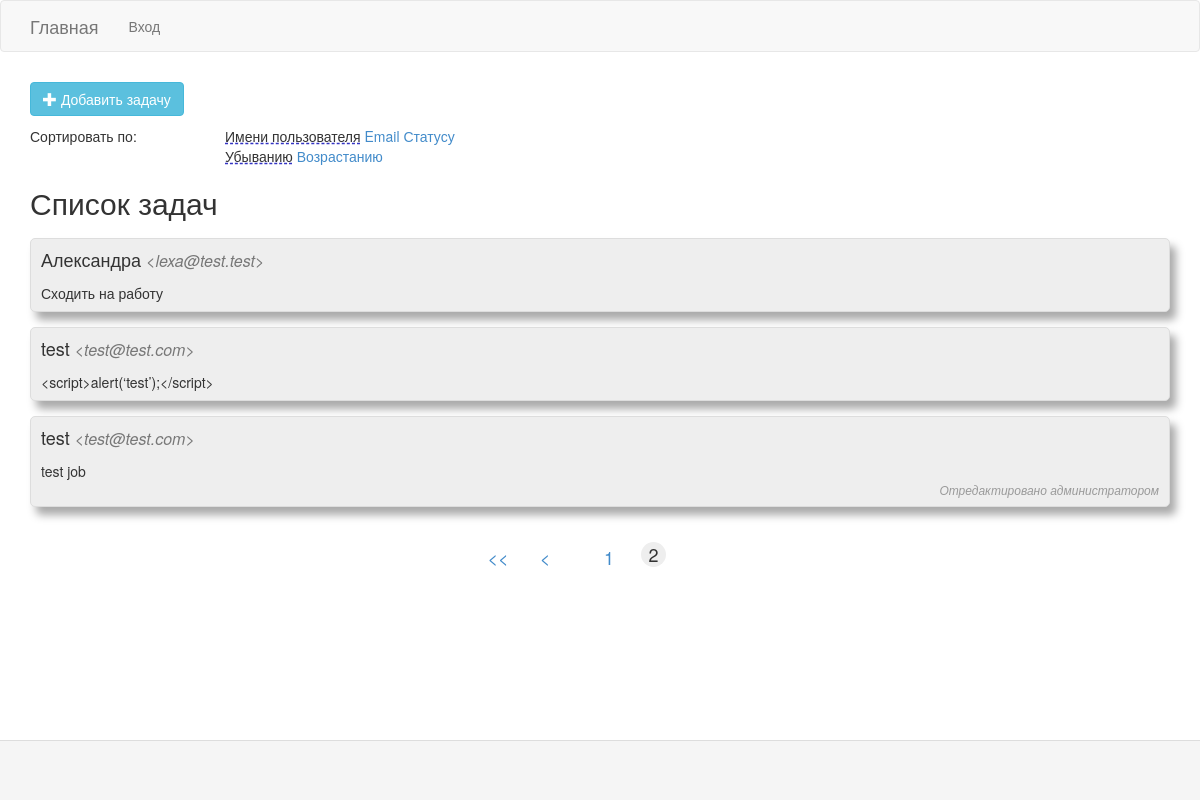
The app's page /index?page=2 with its own data.
### tables this page shows
CREATE TABLE `tasks` (
  `id` int(11) NOT NULL,
  `user_name` varchar(255) DEFAULT NULL,
  `email` varchar(255) DEFAULT NULL,
  `text` text DEFAULT NULL,
  `is_performed` tinyint(1) DEFAULT NULL,
  `is_edited_admin` tinyint(4) NOT NULL
);

### app/core/view.php (called while the page is built, shortened)
<?php
class View
{
	function generate($contentView, $templateView, $data = null)
	{
		include "{$_SERVER['DOCUMENT_ROOT']}/app/views/layouts/$templateView.php";
	}
}

### app/controllers/mainController.php (called while the page is built, shortened)
<?php
include 'app/models/Task.php';
class mainController extends Controller
{
    public function indexAction(){
        $pagination = new Pagination(['numTaskOnPage' => 3]);
        $tasks = Task::getAll($pagination);
        $this->view->generate('main', 'mainLayout', ['tasks' => $tasks, 'pagination' => $pagination]);
    }
}

### app/bootstrap.php (called while the page is built, shortened)
<?php
Route::start();

### index.php (called while the page is built, shortened)
<?php
require_once "{$_SERVER['DOCUMENT_ROOT']}/app/bootstrap.php";

### app/models/Task.php (called while the page is built, shortened)
<?php
class Task extends Model
{
    public static function getAll($pagination = null)
    {
        $sortField = isset($_SESSION['sortField']) ? $_SESSION['sortField'] : 'user_name';
        $sortType = isset($_SESSION['sortType']) ? $_SESSION['sortType'] : 'desc';
        $limitSql = '';
        $db = Db::getConnection();
        if(isset($pagination)){
            $numTaskOnPage = $pagination->getProperty('numTaskOnPage');
            $page = $_GET['page'];
            $result = $db->query("SELECT COUNT(*) FROM tasks");
            $countTasks = $result->fetch()[0];
            $countPage = intval(($countTasks - 1) / $numTaskOnPage) + 1;
            $page = intval($page);
            $start = $page * $numTaskOnPage - $numTaskOnPage;
            $limitSql = " LIMIT $start, $numTaskOnPage";
        }
        $sql = "SELECT * FROM `tasks` ORDER BY {$sortField} {$sortType}{$limitSql}";
        $result = $db->query($sql);
        $index = array();
        $i=0;
        if(!empty($result)){
            while($row = $result->fetch()) {
                $index[$i] = $row;
                $i++;
            }
        }
        return $index;
    }
}

### app/views/main/main.php (the view, shortened to what this page needs)
<button type="button" class="btn btn-info" data-toggle="modal" data-target="#addModal">
  <span class='glyphicon glyphicon-plus'></span> Добавить задачу
</button>
<div class='sortWrap'>
  <div class='sortBy row'>
    <div class='col-xs-4 col-md-2'>Сортировать по:</div>
    <div class='col-xs-8 col-md-10'>
      <a class='<?if($_SESSION['sortField'] == 'user_name' || !isset($_SESSION['sortField'])):?>active <?endif;?>sortByLink' href="/" data-sort='user_name'>Имени пользователя</a>
      <a class='<?if($_SESSION['sortField'] == 'email'):?>active <?endif;?>sortByLink' href="/" data-sort='email'>Email</a>
      <a class='<?if($_SESSION['sortField'] == 'is_performed'):?>active <?endif;?>sortByLink' href="/" data-sort='is_performed'>Статусу</a>
    </div>
  </div>
  <div class='sort row'>
    <div class='col-xs-4 col-md-2'></div>
    <div class='col-xs-8 col-md-10'>
      <a class='<?if($_SESSION['sortType'] == 'desc' || !isset($_SESSION['sortType'])):?>active <?endif;?>sortLink' href="/" data-sort='desc'>Убыванию</a>
      <a class='<?if($_SESSION['sortType'] == 'asc'):?>active <?endif;?>sortLink' href="/" data-sort='asc'>Возрастанию</a>
    </div>
  </div>
</div>
<?php
if($tasks){
  echo "<h2>Список задач</h2>";
}
  ?>
<div class='tasks'>
<?php
if($tasks){
    foreach($tasks as $task){?>
        <div class='task col-xs-12' data-id='<?=$task['id']?>'>
          <div class='taskName'><?=$task['user_name'];?></div>
          <div class='taskEmail'><?=$task['email'];?></div>
          <div class='taskText'><?=$task['text'];?></div>
            <?php if($task['is_edited_admin']){?>
              <div class='taskPerformed'>
                Отредактировано администратором</div>
            <?php }?>
        </div>
    <?php }
?>
</div>
<div class="pagination">
<?php
echo $pagination->getButtons();
?>
</div>
<?php
} else {
?>
    <p>Задач нет</p>
<?php
}
?>

### assets/css/site.css (style rules this page uses)
html, body { height: 100%; }
.tasks { display:flex; flex-flow:column nowrap; margin-top: 19px; }
.task { flex:0 0 auto; display: flex; flex-flow:row wrap; width:100%; border:1px solid #ddd; background-color: #eee; border-radius: 5px; padding: 8px 10px; box-shadow: 6px 8px 9px #aaa; margin-bottom: 15px; }
.taskName { font-size: 18px; align-self: baseline; padding-right: 5px; }
.taskEmail { font-size: 16px; color:#777; font-style: italic; align-self: baseline; }
.taskEmail:after { content: '>'; }
.taskEmail:before { content: '<'; }
.taskText { flex: 1 1 100%; padding-top: 10px; }
.taskPerformed { flex: 1 1 100%; text-align: end; font-style: italic; font-size: 12px; color: #999; }
.sortWrap { display: flex; flex-flow: column nowrap; margin: 10px 0; }
.sortWrap .active { text-decoration: rgb(52, 52, 194) underline dashed; pointer-events: none; color: inherit; }
.pagination { width:100%; display: inline-flex; justify-content: center; user-select: none; }

### records on screen
tasks: user_name "Александра", email "lexa@test.test", text "Сходить на работу"
tasks: user_name "test", email "test@test.com", text "<script>alert(‘test’);</script>"
tasks: user_name "test", email "test@test.com", text "test job", is_edited_admin "Отредактировано администратором"

### other values on screen
$this->paginationInfo['page'] - 1 "1"
$this->paginationInfo['page'] "2"
